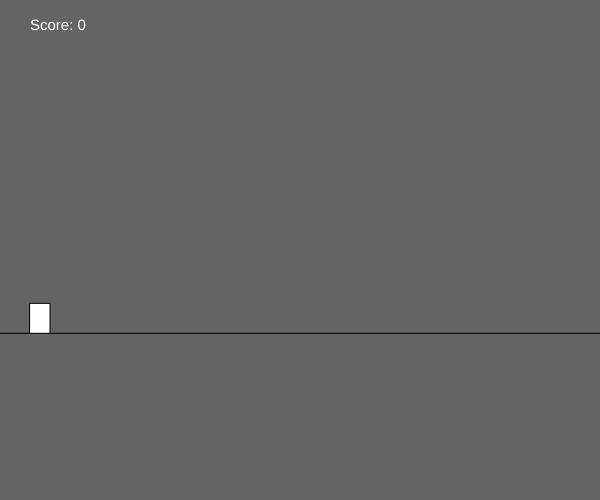
Frame 1 (no input)
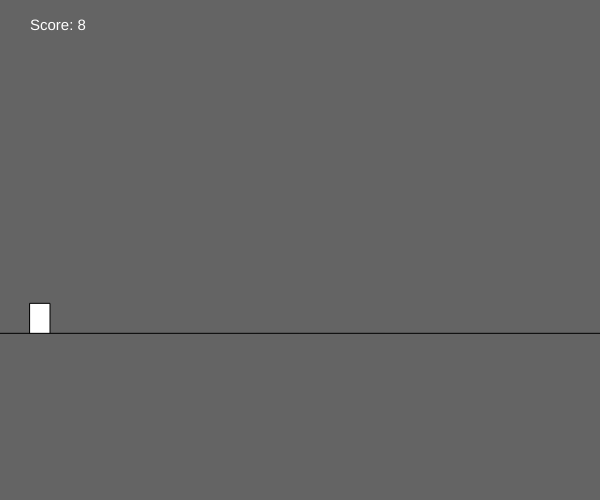
Frame 60 (no input)
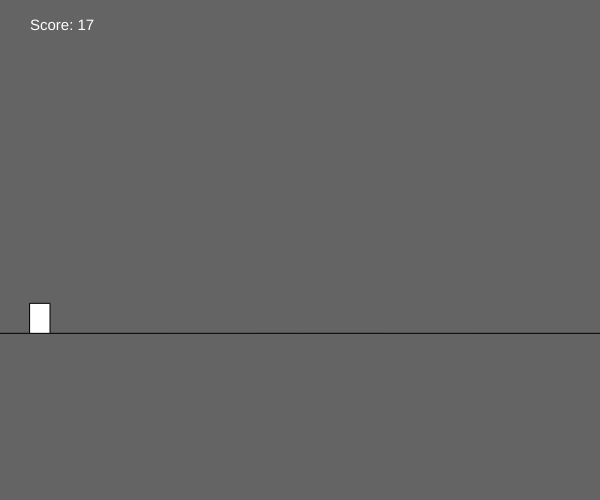
Frame 120 (the mouse pressed at the canvas centre since frame 60)

The p5.js sketch that drew these frames (run headless with seeded random() and noise() and a simulated clock; from frame 60 on, the mouse is pressed at the canvas centre):

// p5.js sketch
// ── sketch.js
var screenSize;
var ground;
var jumping;
var jumpHeight = 90;
var player;
var obstaclesToSpawn;
var obstaclesArray;
var lastObstaclesX;
var obstaclesSpeed;
var gravity = 1;
var jumpSpeed;
var dead;
var score;

function setup() {
  screenSize = createCanvas(windowWidth / 2, windowHeight / 2);
  ground = screenSize.height/1.5 - 30;
  player = createVector(30, ground);
  lastObstaclesX = screenSize.width;
  obstaclesArray = [];
  jumping = false;
  jumpSpeed = 10;
  score = 0;
  dead = false;
  obstaclesSpeed = 4;
  obstaclesToSpawn = 2;
}

function draw() {
  // console.log('player X:Y ', player.x, ' : ', player.y);
  if (!dead) {
    background(100);
    drawGround();
    drawPlayer();
    gravityPull();
    obstacles();
    info();
  } else {
    showDead();
  }
}

function keyTyped() {
  if (key === 'w') {
    jumpHeight = 150;
    jump();
  } else if (key === 'r') {
    setup();
  }
}

function keyPressed() {
    if (keyCode === 32) {
      jumpHeight = 90;
        jump();
    }
}

function drawGround() {
  fill(255);
  line(0, screenSize.height/1.5, screenSize.width, screenSize.height/1.5);
}

function drawPlayer() {
  rect(30, player.y, 20, 30);

  // jump if jumping is true
  if (jumping) {
    player.sub(0, jumpSpeed + (obstaclesSpeed * 0.1));
  }
}

// set jump to true
function jump() {
  if (grounded()) {
    jumping = true;
  }
}

// check if player is in the ground
function grounded() {
  if (player.y < ground) {
    return false;
  } else {
    return true;
  }
}

function gravityPull() {
  // stop the jumping
  if (player.y < ground - jumpHeight) {
    jumping = false;
  }

  // pull player to ground
  if (player.y < ground) {
    gravity += 0.01 + (obstaclesSpeed * 0.02); // make gravity higher as time pass by
    if (!jumping) {
      player.y += gravity;
    }
  } else {
    gravity = 1;
    player.y = ground;
  }
}

// what do you think this do?
function showDead() {
  textSize(20);
  text('You are dead, press R to restart', screenSize.width / 6, screenSize.height / 4);
}

// ── DNA.js
class DNA {
  constructor(newGenes, mutated) {
    this.genes = [];
    if (mutated) {
      this.mutated = true;
    } else {
      this.mutated = false;
    }

    if (newGenes) {
      this.genes[0] = newGenes;
    } else {
      this.genes[0] = random(300, 1000);
    }
  }

  // mutate genes based on mutation probability
  mutate(mutationRate) {
    if (random(1) < mutationRate) {
      console.log('A child gene has mutated');
      this.mutated = true;
      this.genes[0] = random(1000);
    }
  }

  mates(partnerGenes) {
    let partnerGene = int(partnerGenes.genes[0]);
    let myGene = int(this.genes[0]);
    let avgGenes = int((myGene + partnerGene) / 2); // get the average
    let diffGenes = Math.abs(myGene - partnerGene); // ensure it's a positive number
    let tossCoin = int(random(1, 8)); // generates 1, 2, 3
    let childGenes;

    switch (tossCoin) {
      case 1:
        childGenes = avgGenes;
        if (!pass[tossCoin]) console.log('generated an average Genes: ', childGenes); pass[tossCoin] = true; //[DEBUG] log only once
        break;
      case 2:
        childGenes = avgGenes - diffGenes;
        if (!pass[tossCoin]) console.log('generated a lower than average Genes: ', childGenes); pass[tossCoin] = true; //[DEBUG] log only once
        break;
      case 3:
        childGenes = avgGenes + diffGenes;
        if (!pass[tossCoin]) console.log('generated a higher than average Genes: ', childGenes); pass[tossCoin] = true; //[DEBUG] log only once
        break;
      case 4:
      case 5:
      childGenes = myGene + int(random(myGene * 0.1));
      if (!pass[4]) console.log('generated a plus Genes: ', childGenes, ' myGene: ', myGene); pass[4] = true; //[DEBUG] log only once
        break;
      case 6:
      case 7:
      childGenes = myGene - int(random(myGene * 0.1));
      if (!pass[5]) console.log('generated a minus Genes: ', childGenes, ' myGene: ', myGene); pass[5] = true; //[DEBUG] log only once
        break;
      default:
        console.log('WARNING! Used default value in DNA.js. tossCoin: ', tossCoin);
        childGenes = avgGenes;
    }

    return new DNA(childGenes);
  }
}

// ── Player.js
class Player {
  constructor(dna) {
    this.pos = createVector(30, ground);
    this.jumping = false;
    this.dead = false;
    this.score = 0;
    this.initialJumpHeight = 90;
    this.jumpHeight = this.initialJumpHeight;
    this.gravity = initialGravity;
    if (dna) {
      this.dna = dna;
    } else {
      this.dna = new DNA();
    }
    this.fitness = 0;
  }

  run(obs) { // brain
    if (realPlayers) {return false}
    for (let i = 0; i < obs.length; i++) {
      let njd = this.dna.genes[0] + (obstaclesSpeed * 2); // normalJumpDistance
      if (obs[i].x - this.pos.x < njd) { // if we are about to hit obstacle

        let obs1 = obs[0].x || 0;
        let obs2 = 0;
        if (obs[1]) obs2 = obs[1].x;
        let d = Math.abs(obs1 - obs2);

        let bjd = njd * 1.7 + (obstaclesSpeed * 2); // when to do a big Jump?
        if (d < bjd) { // if two obstacles are close together
          this.bigJump(); // do a bigjump
          // console.log('A player did a big jump');
        } else {
          this.jump(); // then jump
        }

      }
    }

  }

  bigJump() {
    this.jumpHeight = this.initialJumpHeight * 1.5;
    if (this.grounded()) {
      this.jumping = true;
    }
  }
  // set jump to true
  jump() {
    this.jumpHeight = this.initialJumpHeight;
    if (this.grounded()) {
      this.jumping = true;
    }
  }

  // check if player is in the ground
  grounded() {
    if (this.pos.y < ground) {
      return false;
    } else {
      return true;
    }
  }

  calcFitness() {
    this.fitness = this.score;
    if (this.score > 1000) {
      this.fitness = pow(this.fitness, Math.floor(this.score / 1000));
    } else if (this.score < 200) {
      this.fitness = this.fitness / 2;
    }
  }

  getDNA() {
    return this.dna;
  }

  getFitness() {
    return this.fitness;
  }
}

// ── Population.js
class Population {
  constructor(num, mutateRate) {
    this.matingPool = [];
    this.mutationRate = mutateRate;

    for (var i = 0; i < num; i++) {
      players[i] = new Player();
    }
  }

  run() { // entry point
    if(this.checkEachPlayer()) { // updates each player and check if all players is dead
      console.log('all players is dead');
      // if all players is dead then...
      this.selection(); // evaluate fitness of each player, build the matingPool and fill the matingPool
      this.reproduction(); // refill the population with children from the mating pool
      setup(); // restart
    } else {

      if(score > highScore) { // else if all players is dead check if score is higher the highscore
        highScore = Math.round(score); // if so set a new highscore
      }
    }
  }

  drawPlayer(player) {
    let fittestPlayer = this.getFitestPlayer();
    let pc = map(player.score, 0, this.calcFitness, 0, 100); // player color
    if (player === fittestPlayer) {
      fill('red'); // make the most fittest player color different
      rect(30, player.pos.y, 22, 32); // make the most fittest a little bigger
    } else if (player.getDNA().mutated) {
      fill('green');
      rect(30, player.pos.y, 20, 30);
    } else {
      rect(30, player.pos.y, 20, 30);
    }
    fill('white');
    // jump if jumping is true
    if (player.jumping) {
      player.pos.sub(0, jumpSpeed + (obstaclesSpeed * 0.1));
    }
  }

  gravityPull(player) {
    // stop the jumping
    if (player.pos.y < ground - player.jumpHeight) {
      player.jumping = false;
    }

    // pull player to ground
    if (player.pos.y < ground) {
      player.gravity += 0.005 + (int(obstaclesSpeed * 0.1)); // make gravity higher as time pass by
      if (!player.jumping) {
        player.pos.y += player.gravity;
      }
    } else {
      player.gravity = initialGravity;
      player.pos.y = ground;
    }
  }

  checkEachPlayer() {
    let allDead = true;
    for (var i = 0; i < players.length; i++) {
      if (!players[i].dead) {
        this.drawPlayer(players[i]);
        this.gravityPull(players[i]);
        obsClass.checkCollision(players[i]);
        allDead = false;
        players[i].run(obstaclesArray);
      }
    }
    return allDead;
  }

  calcFitness() {
    for (var i = 0; i < players.length; i++) {
      players[i].calcFitness();
    }
  }

  getFitestPlayer() { // returns player class
    let fittestPlayer = players[0];
    players.filter((player) => {
      if (player.getFitness() > fittestPlayer.getFitness()) {
        fittestPlayer = player;
      }
    });
    return fittestPlayer;

  }

  getMaxFitness() { // returns fittest value of player
    let maxFitness = 0;
    players.filter((player) => {
      if (player.getFitness() > maxFitness) {
        maxFitness = player.getFitness();
      }
    });
    return maxFitness;
  }

  selection() { // filling the matingPool
    this.matingPool = [];
    this.calcFitness();

    let maxFitness = this.getMaxFitness();
    console.log('maxFitness: ', maxFitness);

    for (let i = 0; i < players.length; i++) {
      let normalizedFitness = map(players[i].getFitness(), 0, maxFitness, 0, 1); // map players fitness between 0 and 1
      let clone = int(normalizedFitness * 100); // number of times this player will be put into matingPool

      for (var j = 0; j < clone; j++) {
        this.matingPool.push(players[i]);
      }
    }
    // console.log(this.matingPool);
  }

  reproduction() { // Making the next generation
    pass[0] = pass[1] = pass[2] = pass[4] = pass[5] = false; // [DEBUG] for debugging purposes only
    for (var i = 0; i < players.length; i++) {
      // pick two random parents
      let m = int(random(this.matingPool.length));
      let d = int(random(this.matingPool.length));

      let mom = this.matingPool[m];
      let dad = this.matingPool[d];

      // get their genes
      let momGenes = mom.getDNA();
      let dadGenes = dad.getDNA();

      // mate their genes
      let childDNA = dadGenes.mates(momGenes);
      // let childDNA = dadGenes.mates(dadGenes);

      // mutate their genes
      childDNA.mutate(this.mutationRate);

      players[i] = new Player(childDNA);
    }

    console.log('Moving to next generation');
    generation++;
  }

}

// Step 1: Initialize. Create a population of N elements, each with randomly generated DNA.
//
// LOOP:
//
// Step 2: Selection. Evaluate the fitness of each element of the population and build a mating pool.
//
// Step 3: Reproduction. Repeat N times:
//
//  a) Pick two parents with probability according to relative fitness.
//  b) Crossover—create a “child” by combining the DNA of these two parents.
//  c) Mutation—mutate the child’s DNA based on a given probability.
//  d) Add the new child to a new population.
//
// Step 4. Replace the old population with the new population and return to Step 2.

// ── info.js
function info() {
  calcScore();
  showScore();
}

function showScore() {
  textSize(15);
  text('Score: ' + Math.floor(score), 30, 30);
}

function calcScore() {
  score += 1 / 10; // increment score as per frame and slow it down by 10
  score += + obstaclesSpeed * 0.01; // add obstaclesSpeed as score
}

// ── obstacles.js
function obstacles() {
  drawObstacles();
  moveObstacles();
  createObstacles();
  checkCollision();
  deleteObstacles();
}

function createObstacles() {
  for (var i = 0; i < obstaclesToSpawn; i++) {
    obstaclesToSpawn--;
    obstaclesArray.push(createVector(screenSize.width - 32 + (Math.floor(Math.random() * 1000) + 200) +  lastObstaclesX / 2, screenSize.height/1.5 - 30));
    lastObstaclesX = obstaclesArray[i].x;
    obstaclesSpeed += 0.1;
    console.log('obs spawned at ', obstaclesArray[i].x);
  }
}

function drawObstacles() {
  for (var i = 0; i < obstaclesArray.length; i++) {
    rect(obstaclesArray[i].x, obstaclesArray[i].y, 30, 30);
  }
}

function deleteObstacles() {
  for (var i = 0; i < obstaclesArray.length; i++) {
    if (obstaclesArray[i].x < -60) {
      obstaclesToSpawn++;
      obstaclesArray.splice(i, 1);
    }
  }
}

function moveObstacles() {
  for (var i = 0; i < obstaclesArray.length; i++) {
    obstaclesArray[i].sub(obstaclesSpeed, 0);
  }
}

function checkCollision() {
  for (var i = 0; i < obstaclesArray.length; i++) {
    if (obstaclesArray[i].x < player.x + 13 && obstaclesArray[i].x + 30 > player.x) {
      if (player.y <= ground && player.y > ground - 24) {
        dead = true;
      }
    }
  }
}
